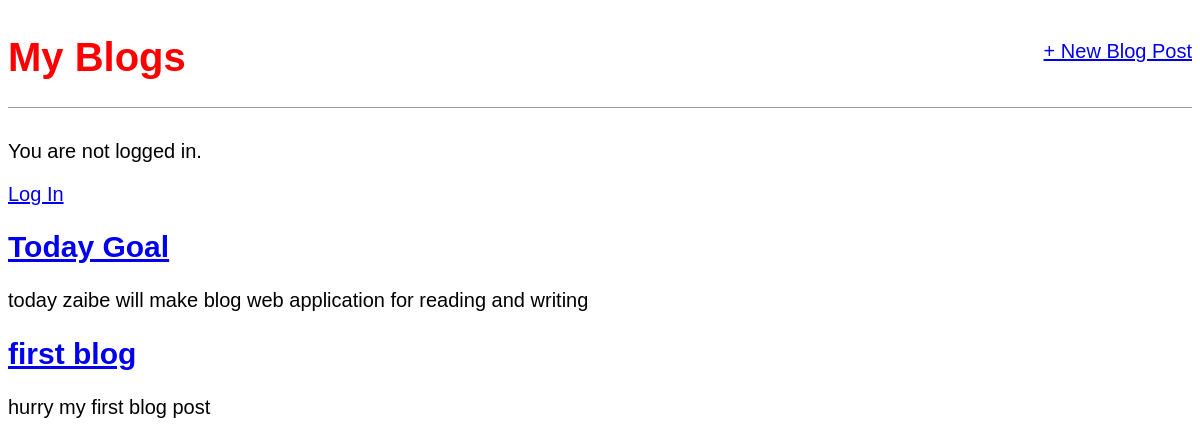
Before: / with the older database file.
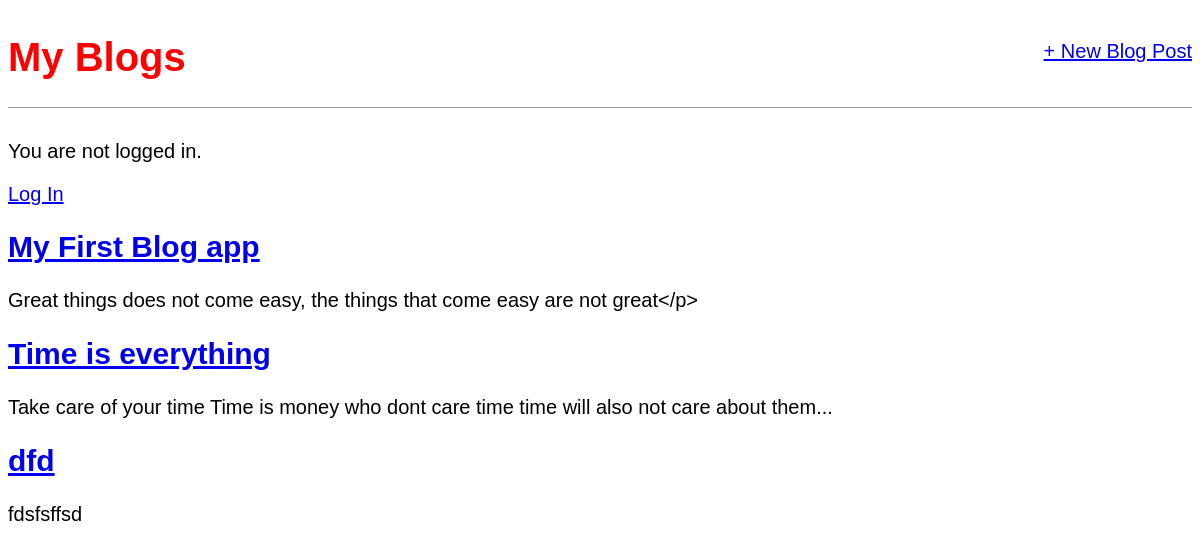
After: the same page with the newer database file.
### blogs/models.py (models this page shows, shortened)
class Post(models.Model):
    title = models.CharField(max_length=200)
    author = models.ForeignKey('auth.User', on_delete=models.CASCADE,)
    body = models.TextField()

### blogs/views.py (the view)
# urls.py: path('', BlogListView.as_view(), name='home'),
class BlogListView(ListView):
    model = Post
    template_name = 'home.html'

### templates/home.html
{% extends "base.html" %}
{% block content  %}
    {% for post in object_list %}
        <div class = "post_entry">
            <h2><a href="{% url 'post_detail' post.pk %}">{{ post.title }}</a></h2>
            <p>{{ post.body }}</p>
        </div>
    {% endfor %}
{% endblock content %}

### templates/base.html (shortened to what this page needs)
<!DOCTYPE html>
{% load static %}
<html lang="en">
<head>
    <link href="{% static 'css/base.css' %}" rel="stylesheet">
</head>
<body>
    <header>
        <div class="nav-left">
            <h1><a href="{% url 'home' %}">My Blogs</a></h1>
        </div>
        <div class="nav-right">
            <a href="{% url 'post_new' %}">+ New Blog Post</a>
        </div>
    </header>
    {% if user.is_autheticated %}
        <p>Hi {{ user.user.name }}!</p>
        <p><a href="{% url 'logout' %}">Log out</a></p>
    {% else %}
        <p>You are not logged in.</p>
        <a  href="{% url 'login' %}">Log In</a>
    {% endif %}
    <div>
        {% block content %}
        {% endblock content %}
    </div>
</body>
</html>

### static/css/base.css (style rules this page uses)
body { font-family: 'Source Sans Pro', sans-serif; font-size: 20px; }
header { border-bottom: 1px solid #999; margin-bottom: 2rem; display: flex; color: blue; }
header h1 a { color: red; text-decoration: none; }
.nav-left { margin-right: auto; }
.nav-right { display: flex; padding-top: 2rem; }

Changed rows visible on the page:
removed Post: title "Today Goal", body "today zaibe will make blog web application for reading and writing"
removed Post: title "first blog", body "hurry my first blog post"
added Post: title "My First Blog app", body "Great things does not come easy, the things that come easy are not great</p>"
added Post: title "Time is everything", body "Take care of your time Time is money who dont care time time will also not care about them..."
added Post: title "dfd", body "fdsfsffsd"
